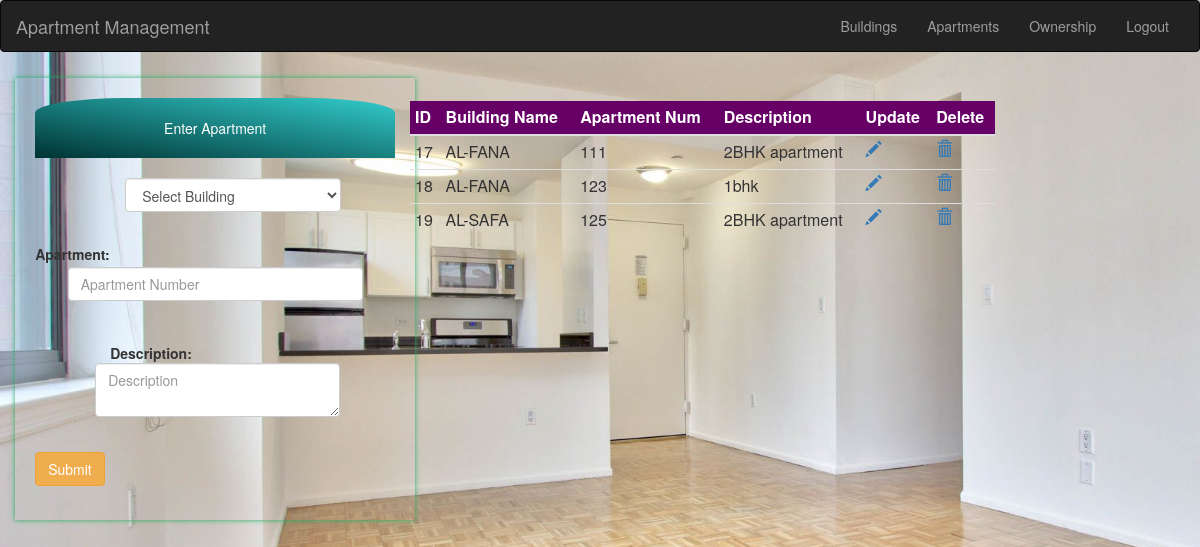
Page /apartment.php on the committed database.
### tables this page shows
CREATE TABLE `apartment` (
  `id` int(11) NOT NULL,
  `bid` int(11) NOT NULL,
  `apartmentNum` int(4) NOT NULL,
  `description` varchar(200) NOT NULL
);

CREATE TABLE `building` (
  `id` int(11) NOT NULL,
  `Name` varchar(200) NOT NULL,
  `Address` varchar(500) NOT NULL,
  `Developer` varchar(200) NOT NULL
);

### apartment.php (the view, shortened to what this page needs)
<?php
$bid=$aname=$desc="";
?>
<html>
    <head>
  <link rel="stylesheet" href="https://maxcdn.bootstrapcdn.com/bootstrap/3.3.7/css/bootstrap.min.css">
</head>
    </head>
    <body style="background-image:url('img/6.jpg'); background-size: cover; background-repeat: no-repeat;"linear-gradient(to right, #3E5151 , #DECBA4);">
     <?php
     include 'anav.php';
     ?>
        <div class="row">
         <div class="col-md-4">
       <div style="width: 400px;margin-left:4%;margin-top: 1.5%;box-shadow: 0px 0px 5px #27ae60;padding:20px">
        <div style='text-align: center;padding:20px;background:  linear-gradient(To top right,#033,#3cc);color:white;border-radius: 25% 25% 0% 0%'>Enter Apartment</div>
        <form class="form-horizontal" action="apartment.php" method="post">
            <div style="padding-top: 20px;margin-left: 25%">
                <select class="form-control" style="display:inline; width: 80%;" name="building">
                     <option <?php if(!$bid){echo 'selected';}?> >Select Building</option>
                    <?php
                                include 'conn.php';
                    ?>
    ?> </select>
            </div><br>
    <div class="form-group" style="margin-top: 5px">
    <label class="control-label col-sm-1" for="apartment">Apartment:</label>
    <div class="col-sm-10" style="margin-top:30px">
        <input type="text" class="form-control" name="apartment" required="" pattern="[0-9]{3}" placeholder="Apartment Number" value="<?php echo $aname;?>"/><br>
    </div>
            </div>
            <div style="margin-left: 60px;">
            <div class="form-group" style="margin-top: 2px">
    <div class="col-sm-10" style="margin-top:0.1px">
        <label class="control-label col-sm-2" for="apartment">Description:</label>
        <textarea class="form-control" name="desc" required="" placeholder="Description" ><?php echo $desc;?></textarea><br>
    </div>
            </div>
            </div>
             <button class="btn btn-warning"col-sm-5 type="submit" name="submit" value="add">Submit</button>
        </form>
      </div>
         </div>
        <div class="col-md-6">
                <div>
        <table class="table table-hover table-condensed" style="margin-top: 5%">
            <thead style="background: #660066;color:white">
            <th>ID</th>
             <th>Building Name</th>
              <th>Apartment Num</th>
              <th>Description</th>
              <th>Update</th>
              <th>Delete</th>
            </thead>
            <tbody>
                <?php
                $sql = "SELECT apartment.id, building.Name, apartment.apartmentNum, apartment.description FROM apartment JOIN building on apartment.bid=building.id;";
                $result=mysqli_query($con,$sql);
                if($result){
                    while($row = $result->fetch_assoc()){
                ?>
                <tr>
                    <td><?php echo $row['id'];?></td>
                    <td><?php echo $row['Name'];?></td>
                    <td><?php echo $row['apartmentNum'];?></td>
                    <td><?php echo $row['description']; ?></td>
                    <td><a href="apartment.php?update=1&id=<?php echo $row['id'];?>"><span class="glyphicon glyphicon-pencil"></span></a></td>
                    <td><a href="deleteapartment.php?id=<?php echo $row['id'];?>"><span class="glyphicon glyphicon-trash"></span></a></td>
                </tr>
                <?php
                }
                }
                ?>
            </tbody>
        </table>
                </div>
    </body>
</html>

### rows in the picture
apartment: id "17", building.Name "AL-FANA", apartmentNum "111", description "2BHK apartment"
apartment: id "18", building.Name "AL-FANA", apartmentNum "123", description "1bhk"
apartment: id "19", building.Name "AL-SAFA", apartmentNum "125", description "2BHK apartment"
